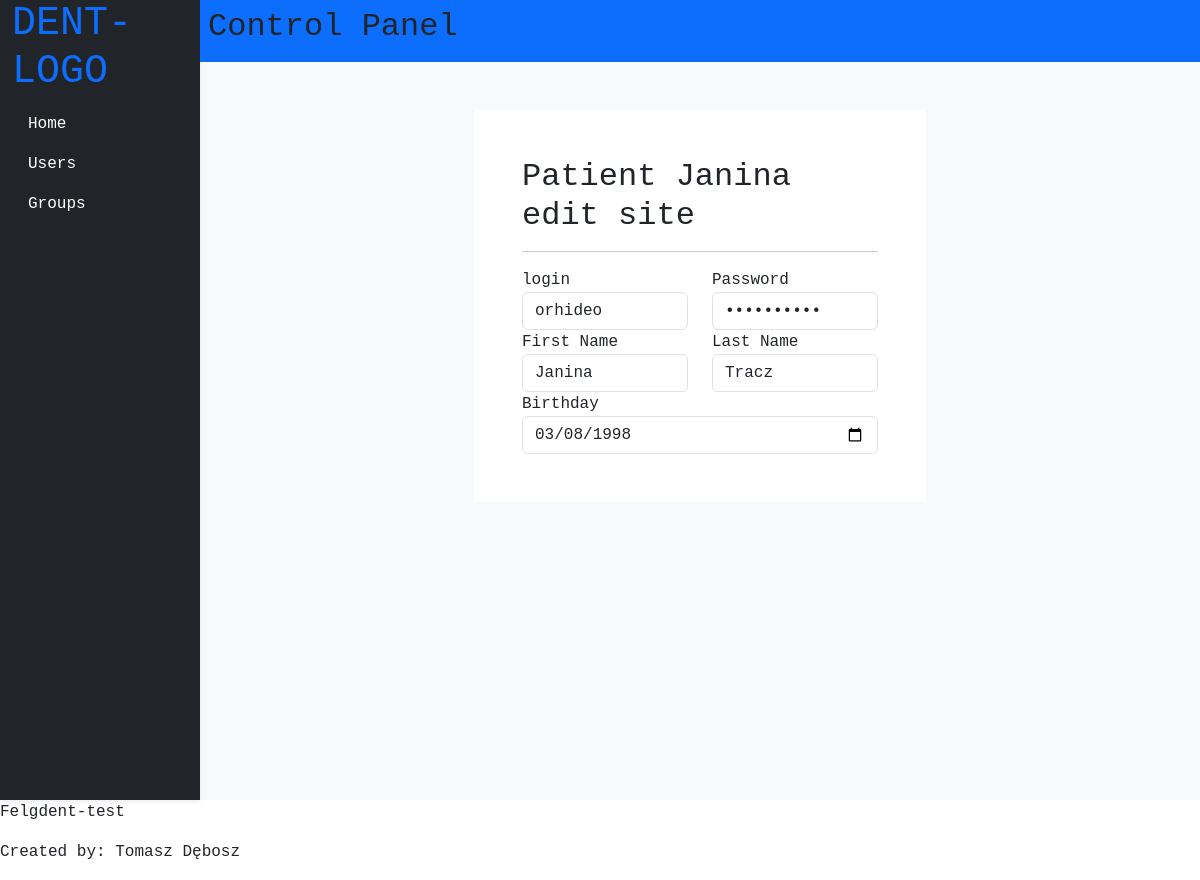
Page /edit_patient.php?id=1 on the committed database.
### tables this page shows
CREATE TABLE `patients` (
  `patient_id` int(100) NOT NULL,
  `patient_login` varchar(100) NOT NULL,
  `patient_password` varchar(100) NOT NULL,
  `patient_firstname` varchar(100) NOT NULL,
  `patient_lastname` varchar(100) NOT NULL,
  `patient_birthday` date NOT NULL,
  `patient_grouplist` varchar(100) NOT NULL
);

### edit_patient.php (the view, shortened to what this page needs)
<?php
require "resources/configuration/connect.php";
$patient_id = $_GET['id'];
$sql = "SELECT * FROM patients WHERE patient_id = $patient_id";
        $result = $connect->query($sql);
?>
<!DOCTYPE html>
<html lang="en">
<head>
    <?php require "resources/templates/head.php" ?>
</head>
<body>
<div class="container-fluid row bg-light p-0 m-0">
    <?php require "resources/templates/main_menu.php" ?>
    <div class="col-10 p-0 content">
        <?php require "resources/templates/header.php" ?>
        <div class="p-5 d-flex justify-content-center">
            <div class="p-5 w-50 bg-white">
                <?php
                if ($result->num_rows > 0) {
                  while($row = $result->fetch_assoc()) {
                    echo '
                    <h2>Patient '.$row['patient_firstname'].' edit site</h2>
                    <hr>
                        <form method="POST">
                            <div class="form-row row">
                                <div class="form-group col-md-6">
                                    <label for="login">login</label>
                                    <input type="text" class="form-control" value="'.$row['patient_login'].'" name="login">
                                </div>
                                <div class="form-group col-md-6">
                                    <label for="password">Password</label>
                                    <input type="password" class="form-control" value="'.$row['patient_password'].'" name="password">
                                </div>
                            </div>
                            <div class="form-row row">
                                <div class="form-group col-md-6">
                                    <label for="firstname">First Name</label>
                                    <input type="text" class="form-control" value="'.$row['patient_firstname'].'" name="firstname">
                                </div>
                                <div class="form-group col-md-6">
                                    <label for="lastname">Last Name</label>
                                    <input type="text" class="form-control" value="'.$row['patient_lastname'].'" name="lastname">
                                </div>
                            </div>
                            <label for="birthday">Birthday</label>
                            <input class="form-control" type="date" value="'.$row['patient_birthday'].'" name="birthday">
                        </form>';
                  }
                } else {
                  echo "0 results";
                }
                ?>
            </div>
        </div>
    </div>
</div>
<div class="footer">
    <?php include "resources/templates/footer.php" ?>
</div>
</body>
</html>

### resources/css/style.css (style rules this page uses)
* { font-family: 'Courier New', Courier, monospace; }

### rows in the picture
patients: patient_firstname "Janina", login "orhideo", firstname "Janina", lastname "Tracz", birthday "03/08/1998"
